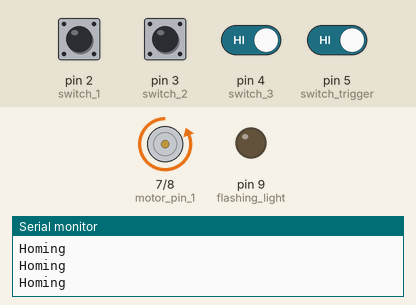
Recording of a sketch running on a simulated Arduino Uno, built with avr-gcc and run on an emulated ATmega328P. Parts: motor-driver pin pairs drawn as motors (green arrow = first pin HIGH = forward, orange = second pin HIGH = backward, longer = more drive, scaled by the enable pin), output pins drawn as LEDs (lit = HIGH), the last lines printed to the serial monitor. The inputs (shaded band) are chosen by the test bench; at power-on: pin 2 (switch_1), pin 3 (switch_2), pin 4 (switch_3), pin 5 (switch_trigger) HIGH.

Above: at 0.8 s.
0.9 s: pin 2 (switch_1) pulled LOW for 0.15 s
At 2.1 s:
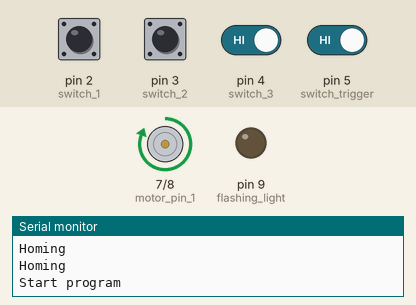
2.5 s: pin 3 (switch_2) pulled LOW for 0.15 s
At 3.7 s:
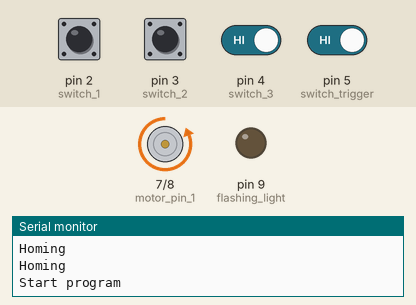
4.1 s: pin 2 (switch_1) pulled LOW for 1 s
At 5.1 s:
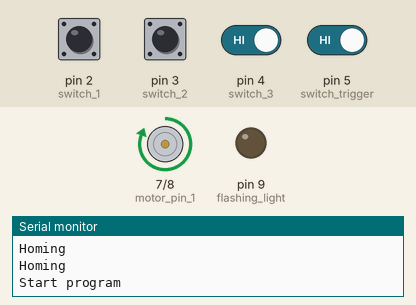
6.6 s: pin 4 (switch_3) driven LOW and pin 5 (switch_trigger) driven LOW
At 7.0 s:
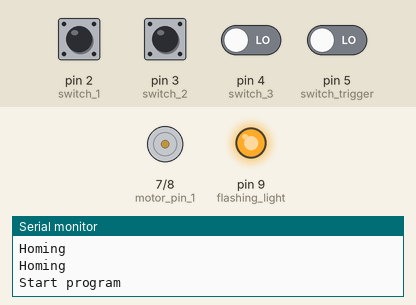
Timing chart, 0 to 9.1 s (numbered marks = the images above; inputs shaded):
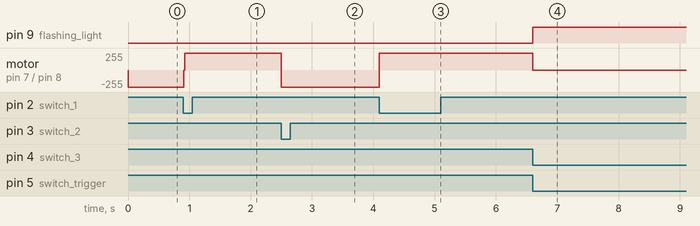

Measured:
- after the input at 0.9 s, motor on pin 7 (motor_pin_1) / pin 8 (motor_pin_2): backward 255/255 → forward 255/255 at once
- after the input at 2.5 s, motor on pin 7 (motor_pin_1) / pin 8 (motor_pin_2): forward 255/255 → backward 255/255 at once
- after the input at 4.1 s, motor on pin 7 (motor_pin_1) / pin 8 (motor_pin_2): backward 255/255 → forward 255/255 at once
- after the input at 6.6 s, pin 9 (flashing_light): LOW → HIGH at once; motor on pin 7 (motor_pin_1) / pin 8 (motor_pin_2): forward 255/255 → stopped at once

The sketch:

DZ_METER.ino
```cpp
// I/O positions
#define switch_1 2
#define switch_2 3
#define switch_3 4
#define motor_pin_1 7
#define motor_pin_2 8
#define motor_speed_pin 6
#define switch_trigger 5
#define flashing_light 9

// default values
#define homing_speed 255
#define motor_speed_1 255
#define flashing_light_time 300000

// global variabels
int switch_status[5];
int switch_pin[5];
int motor_status; // 0 = off, 1 = clockwise, 2 = counterclockwise
bool trigger;
bool trigger_set = false;
bool homing;
bool flashing_light_status;
long trigger_counter;
int trigger_state_machine;

void setup() {
  Serial.begin(9600);
  determine_arrays();
  set_pinmode();

  while (!homing) {
    Serial.println("Homing");
    read_switch();
    homing_cycle();
  }

  Serial.println("Start program");
}

void loop() {

  read_switch();
  program_cycle();

}

void motor_set(bool DIRECTION, int SPEED) { // direction true = clockwise, false = counerclockwise

  if (DIRECTION) {
    digitalWrite(motor_pin_1, HIGH);
    digitalWrite(motor_pin_2, LOW);
    motor_status = 1;
  } else {
    {
      digitalWrite(motor_pin_1, LOW);
      digitalWrite(motor_pin_2, HIGH);
      motor_status = 2;
    }
  }
  analogWrite(motor_speed_pin, SPEED);
}

void motor_stop() {
  digitalWrite(motor_pin_1, LOW);
  digitalWrite(motor_pin_1, LOW);
  analogWrite(motor_speed_pin, 0);
  motor_status = 0;
}

void determine_arrays() {
  switch_pin[1] = switch_1;
  switch_pin[2] = switch_2;
  switch_pin[3] = switch_3;
  homing = false;
  flashing_light_status = false;
  trigger_set = false;
  trigger_state_machine = 1;
}

void set_pinmode() {
  pinMode(switch_1, INPUT);
  pinMode(switch_2, INPUT);
  pinMode(switch_3, INPUT);
  pinMode(motor_pin_1, OUTPUT);
  pinMode(motor_pin_2, OUTPUT);
  pinMode(motor_speed_pin, OUTPUT);
  pinMode(switch_trigger, INPUT);
  pinMode(flashing_light, OUTPUT);
  digitalWrite(switch_trigger, HIGH);
  digitalWrite(switch_1, HIGH);
  digitalWrite(switch_2, HIGH);
  digitalWrite(switch_3, HIGH);
}

void read_switch() {

  for (int i = 0 ; i < 5; i++) {

    if (digitalRead(switch_pin[i]) == 1) {

    switch_status[i] = 0;
    } else {
      switch_status[i] = 1;
    }

  }
  if (digitalRead(switch_trigger) == 1) {
    trigger = false;
  } else {
    trigger_set = true;
   trigger = true;
  }

}

void set_flashing_light(bool STATUS) {
  if (STATUS == true) {
    digitalWrite(flashing_light, HIGH);
  } else {
    digitalWrite(flashing_light, LOW);
  }
}

void homing_cycle() {
  if (motor_status != 2) {
    motor_set(false, homing_speed);
  }
  if (switch_status[1] == 1) {
    motor_stop();
    homing = true;
  }
}

void program_cycle() {

  if (trigger_set) {

    switch (trigger_state_machine) {
      case 0:
      case 1:
        if (motor_status != 1) {

          motor_set(true, motor_speed_1);

        }
        if (switch_status[3] == 1) {
          motor_stop();
          set_flashing_light(true);
          trigger_state_machine = 2;
        }
        break;

      case 2:

        if (trigger_counter != flashing_light_time) {
          trigger_counter ++;
        } else {
          trigger_counter = 0;
          set_flashing_light(false);
          trigger_state_machine = 1;
          motor_set(false, motor_speed_1);
          trigger_set = false;
        }

        break;
    }
  } else {

    if (motor_status == 0) {

      motor_set(true, motor_speed_1);
    }

    if (switch_status[2] == 1) {

      motor_set(false, motor_speed_1);

    } else if (switch_status[1] == 1)
    {
      motor_set(true, motor_speed_1);

    }

  }

}
```
